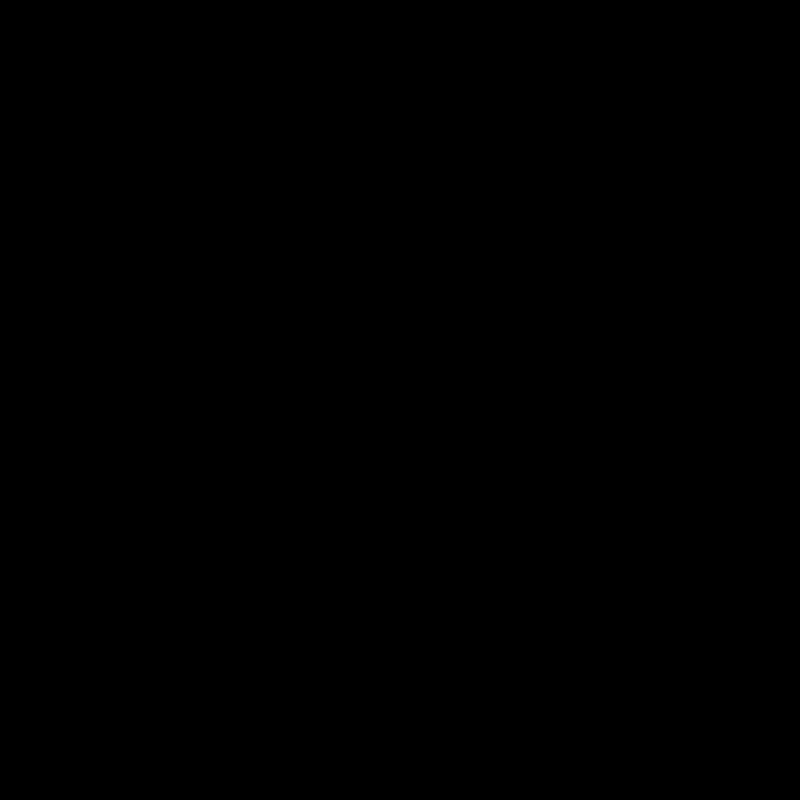
Frame 1 (no input)
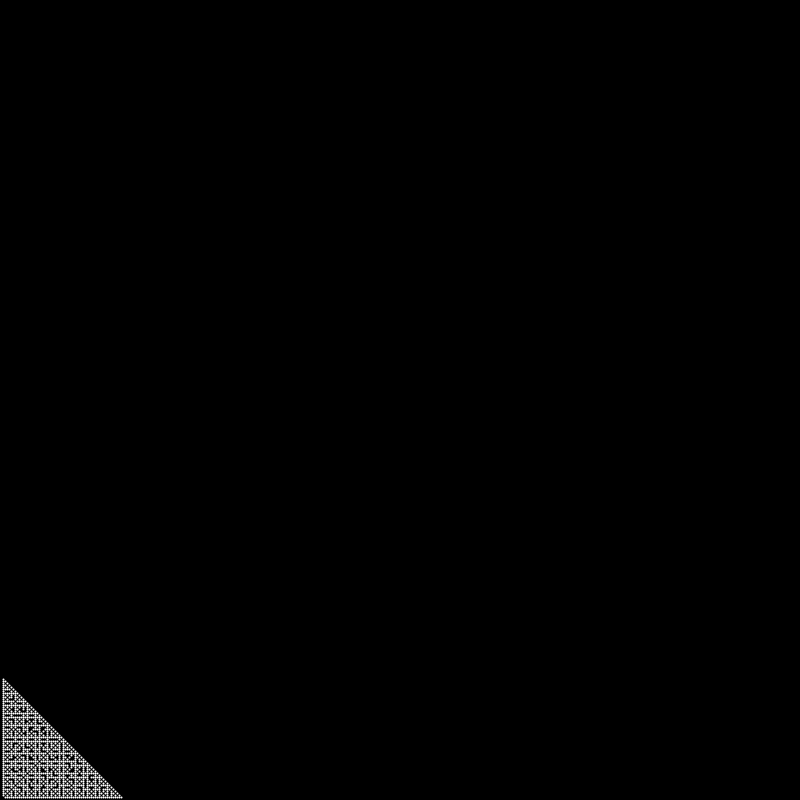
Frame 60 (the mouse pressed at the canvas centre just before this capture)
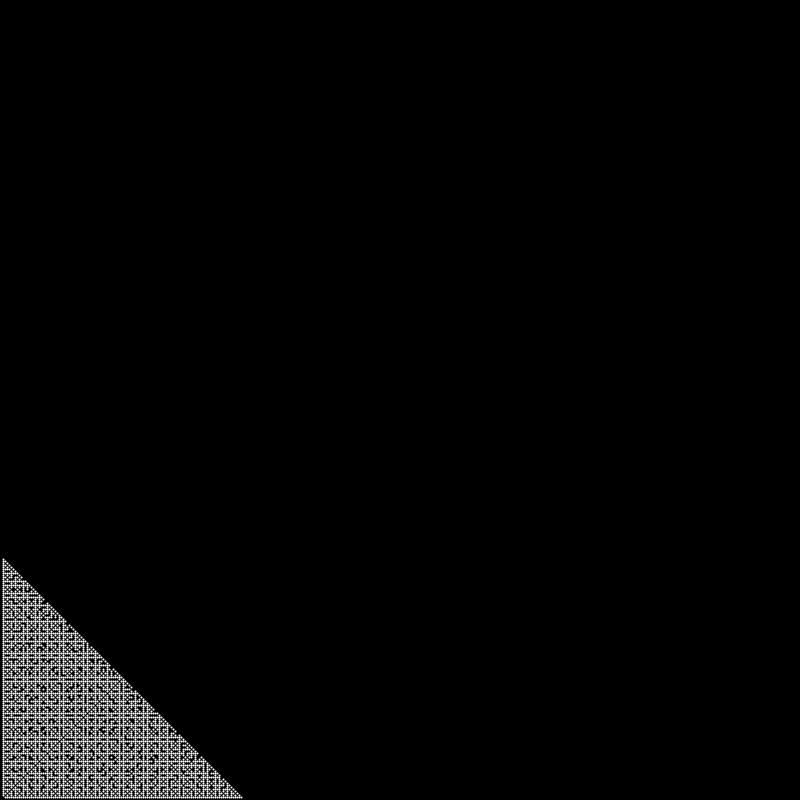
Frame 120 (the mouse held since frame 60 and released just before this capture)

The Processing sketch that drew these frames (run headless with seeded random() and noise(); from frame 60 on, the mouse is pressed at the canvas centre):

// Processing sketch: Euclid_s_orchard
// ── Euclid_s_orchard.pde
//import gifAnimation.*;
//GifMaker gifExport;
int zoom=2;
void setup(){
  size(800,800);
  background(0);
  frameRate(120);
  //gifExport = new GifMaker(this, "Euclids Orchard.gif");
  //gifExport.setRepeat(0);       
  //gifExport.setTransparent(255,255,255);
}
int fIndex(float[] a, float o){
  int p=-1;
  for(int n=0;n<a.length;n++){
    if(a[n]==o){p=n;break;}
  }
  return p;
}
float aaa(int q){
  if(q>=height/zoom){q=floor(height/zoom)-1;}
  return q;
}
int i=1;
float[] s={-1};
void draw(){
  translate(1,height-1);
  scale(zoom,zoom);
  for(float y=aaa(i);y>=1;y--){
    float x=i-y+1;
    if(x>=+floor(width/zoom)){break;}
    float a=x/(y+x);
    if(fIndex(s,a)==-1){
      point(x,-y);
      s=append(s,a);
    }
  }
  i++;
  stroke(255);
  //gifExport.setDelay(1);
  //gifExport.addFrame();
}

//void mouseClicked(){noLoop();gifExport.finish();}
